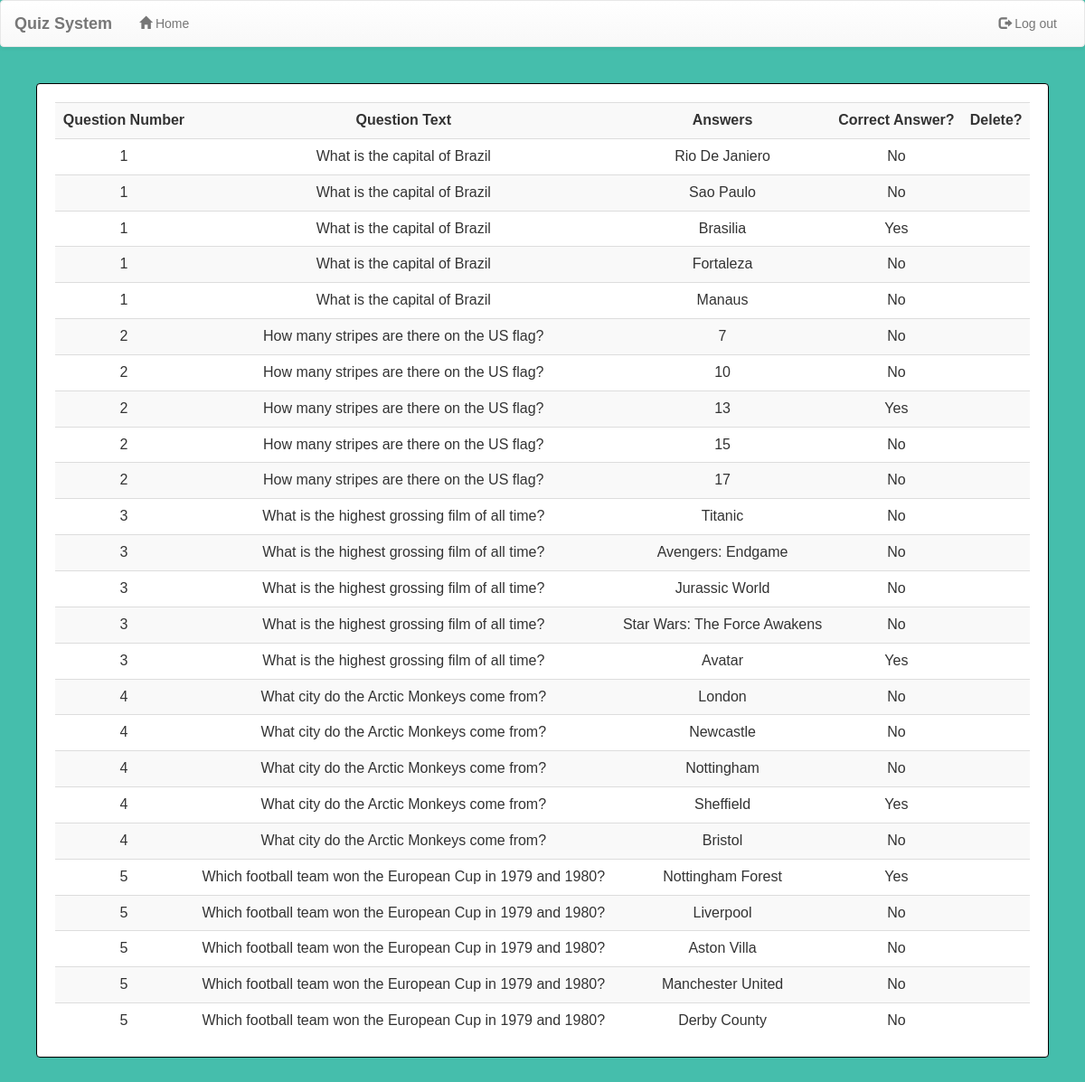
The app's page /answers.php with its own data.
### tables this page shows
CREATE TABLE `options` (
  `id` int(11) NOT NULL,
  `question_number` int(11) NOT NULL,
  `is_correct` tinyint(1) NOT NULL DEFAULT 0,
  `text` text NOT NULL
);

CREATE TABLE `questions` (
  `question_number` int(11) NOT NULL,
  `question_text` text NOT NULL
);

### answers.php (the view, shortened to what this page needs)
<?php
include 'db.php';
?>
<html>
    <head>
        <link  rel="stylesheet" href="css/bootstrap.min.css"/>
        <link  rel="stylesheet" href="css/bootstrap-theme.min.css"/>
        <link rel="stylesheet" href="css/welcome.css">
        <link  rel="stylesheet" href="css/font.css">
    </head>
    <body>
        <nav class="navbar navbar-default title1">
            <div class="container-fluid">
                <div class="navbar-header">
                    <a class="navbar-brand" href="#"><b>Quiz System</b></a>
                </div>
                <div class="collapse navbar-collapse" id="bs-example-navbar-collapse-1">
                    <ul class="nav navbar-nav navbar-left">
                        <li <?php if(@$_GET['q']==1) echo'class="active"'; ?> ><a href="home.php"><span class="glyphicon glyphicon-home" aria-hidden="true"></span>&nbsp;Home<span class="sr-only">(current)</span></a></li>
                    </ul>
                    <ul class="nav navbar-nav navbar-right">
                        <li <?php echo''; ?> > <a href="logout.php?q=welcome.php"><span class="glyphicon glyphicon-log-out" aria-hidden="true"></span>&nbsp;Log out</a></li>
                    </ul>
                </div>
            </div>
        </nav>
        <main>
        <?php
            $result = mysqli_query($connection, "SELECT * FROM options" ) or die('Error');
            echo   '<div class="panel">
                        <div class="table-responsive">
                            <table class="table table-striped title1">
                                <tr>
                                    <td>
                                        <center>
                                            <b>Question Number</b>
                                        </center>
                                    </td>
                                    <td>
                                        <center>
                                            <b>Question Text</b>
                                        </center>
                                    </td>
                                    <td>
                                        <center>
                                            <b>Answers</b>
                                        </center>
                                    </td>
                                    <td>
                                        <center>
                                            <b>Correct Answer?</b>
                                        </center>
                                    </td>
                                    <td>
                                        <center>
                                            <b>Delete?</b>
                                        </center>
                                    </td>
                                </tr>';
            while($row = mysqli_fetch_array($result)) {
                $question_number = $row['question_number'];
                $answer = $row['text'];
                $id = $row[ 'id' ];
                $correct_answer = $row[ 'is_correct' ];
                if( $correct_answer == '1' ){
                    $correct_answer = 'Yes';
                } else {
                    $correct_answer = 'No';
                }
                $questions = mysqli_fetch_array( mysqli_query( $connection, "SELECT * FROM questions WHERE question_number='$question_number'" ) ) or die( 'Error' );
                $question_text = $questions[ 'question_text' ];
                echo            '<tr>
                                    <td hidden>
                                        <center>'.$id.'</center>
                                    </td>
                                    <td>
                                        <center>'.$question_number.'</center>
                                    </td>
                                    <td>
                                        <center>'.$question_text.'</center>
                                    </td>
                                    <td>
                                        <center>'.$answer.'</center>
                                    </td>
                                    <td>
                                        <center>'.$correct_answer.'</center>
                                    </td>
                                    <td>
                                        <center>
                                            <b>
                                            '?>
                                            <?php echo'
                                            </b>
                                        </center>
                                    </td>
                                </tr>';
            }
            echo '          </table>
                        </div>
                    </div>';
        ?>
        </main>
    </body>
</html>

### css/welcome.css (style rules this page uses)
* { box-sizing: border-box; font-family: Arial, Helvetica, sans-serif; }
body { background-color: #45beac; margin: 0; font-family: Noto Sans; }
.panel { border-color:rgb(0, 0, 0); margin:40px; padding:20px; font: 15px "Noto Sans"; }

### records on screen
options: question_number "1", questions.question_text "What is the capital of Brazil", text "Rio De Janiero", is_correct "No"
options: question_number "1", questions.question_text "What is the capital of Brazil", text "Sao Paulo", is_correct "No"
options: question_number "1", questions.question_text "What is the capital of Brazil", text "Brasilia", is_correct "Yes"
options: question_number "1", questions.question_text "What is the capital of Brazil", text "Fortaleza", is_correct "No"
options: question_number "1", questions.question_text "What is the capital of Brazil", text "Manaus", is_correct "No"
options: question_number "2", questions.question_text "How many stripes are there on the US flag?", text "7", is_correct "No"
options: question_number "2", questions.question_text "How many stripes are there on the US flag?", text "10", is_correct "No"
options: question_number "2", questions.question_text "How many stripes are there on the US flag?", text "13", is_correct "Yes"
options: question_number "2", questions.question_text "How many stripes are there on the US flag?", text "15", is_correct "No"
options: question_number "2", questions.question_text "How many stripes are there on the US flag?", text "17", is_correct "No"
options: question_number "3", questions.question_text "What is the highest grossing film of all time?", text "Titanic", is_correct "No"
options: question_number "3", questions.question_text "What is the highest grossing film of all time?", text "Avengers: Endgame", is_correct "No"
options: question_number "3", questions.question_text "What is the highest grossing film of all time?", text "Jurassic World", is_correct "No"
options: question_number "3", questions.question_text "What is the highest grossing film of all time?", text "Star Wars: The Force Awakens", is_correct "No"
options: question_number "3", questions.question_text "What is the highest grossing film of all time?", text "Avatar", is_correct "Yes"
options: question_number "4", questions.question_text "What city do the Arctic Monkeys come from?", text "London", is_correct "No"
options: question_number "4", questions.question_text "What city do the Arctic Monkeys come from?", text "Newcastle", is_correct "No"
options: question_number "4", questions.question_text "What city do the Arctic Monkeys come from?", text "Nottingham", is_correct "No"
options: question_number "4", questions.question_text "What city do the Arctic Monkeys come from?", text "Sheffield", is_correct "Yes"
options: question_number "4", questions.question_text "What city do the Arctic Monkeys come from?", text "Bristol", is_correct "No"
options: question_number "5", questions.question_text "Which football team won the European Cup in 1979 and 1980?", text "Nottingham Forest", is_correct "Yes"
options: question_number "5", questions.question_text "Which football team won the European Cup in 1979 and 1980?", text "Liverpool", is_correct "No"
options: question_number "5", questions.question_text "Which football team won the European Cup in 1979 and 1980?", text "Aston Villa", is_correct "No"
options: question_number "5", questions.question_text "Which football team won the European Cup in 1979 and 1980?", text "Manchester United", is_correct "No"
options: question_number "5", questions.question_text "Which football team won the European Cup in 1979 and 1980?", text "Derby County", is_correct "No"
